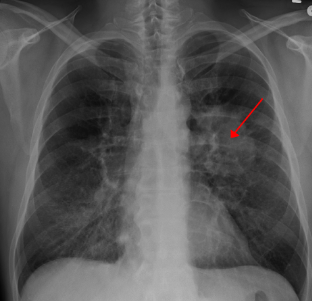
#> input picture week 10.png, 312 x 301 px
$ jupyter execute 'week 10.ipynb'
#> lines starting #> are read from the running program, lines starting #| are printed output that depends on the picture
# Week – 10: AI Application-Early Image Processing
Implement a basic image enhancement technique, such as histogram equalization or contrast stretching. Explain how
this operation improves image quality.

[cell 1]
import cv2
import numpy as np
import matplotlib.pyplot as plt

# Load the image in grayscale
image = cv2.imread('week 10.png', cv2.IMREAD_GRAYSCALE)
#> image: shape (301, 312); min 3, max 194, mean 88.4

# Apply Histogram Equalization
equalized_image = cv2.equalizeHist(image)
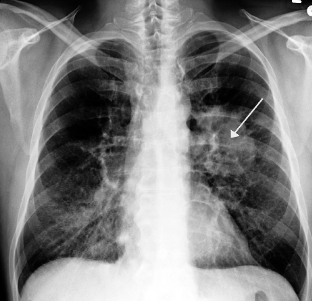
#> equalized_image: shape (301, 312); min 0, max 255, mean 128.5

# Display Original and Enhanced Images
plt.figure(figsize=(10, 5))

plt.subplot(1, 2, 1)
plt.title("Original Image")
plt.imshow(image, cmap='gray')
plt.axis('off')

plt.subplot(1, 2, 2)
plt.title("Equalized Image")
plt.imshow(equalized_image, cmap='gray')
plt.axis('off')

plt.show()
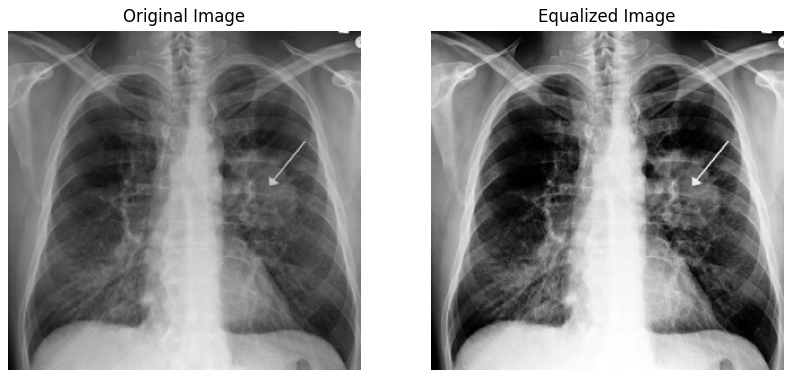
#> figure drawn by matplotlib, 2 panels

$ run again, with week 8.png copied over week 10.png
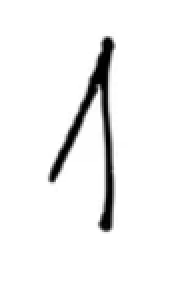
#> input picture week 8.png, 94 x 148 px (shown 2 times larger)
#> image is the input picture: shape (148, 94); min 0, max 255, mean 242.8
#> `equalized_image = cv2.equalizeHist(image)`:
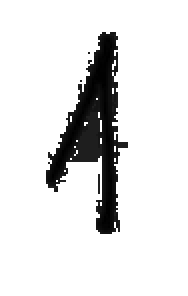
#> equalized_image: shape (148, 94) (shown 2 times larger); min 0, max 255, mean 226.1
#> `plt.show()`:
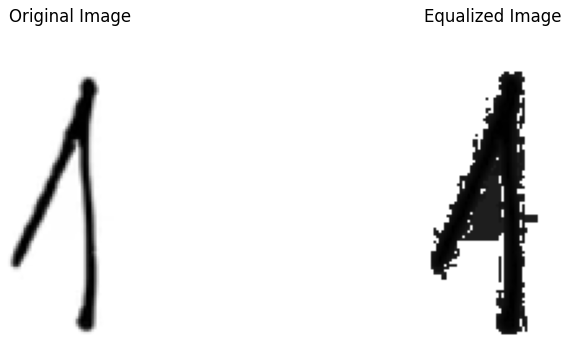
#> figure drawn by matplotlib, 2 panels
